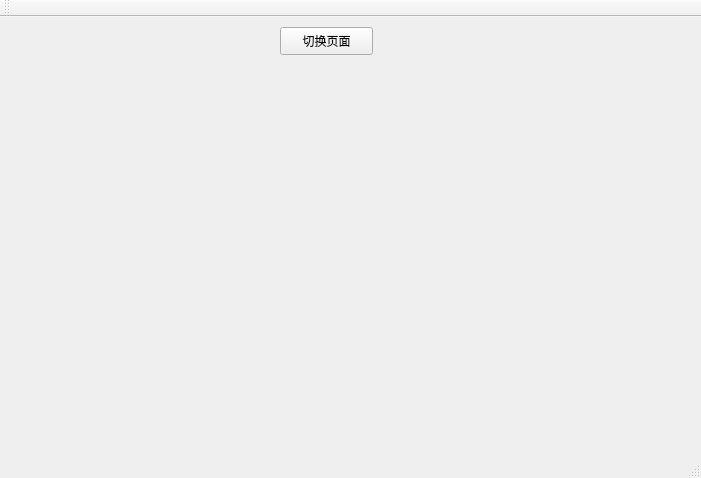
<?xml version="1.0" encoding="UTF-8"?>
<ui version="4.0">
 <class>MainWindow</class>
 <widget class="QMainWindow" name="MainWindow">
  <property name="geometry">
   <rect>
    <x>0</x>
    <y>0</y>
    <width>701</width>
    <height>478</height>
   </rect>
  </property>
  <property name="windowTitle">
   <string>MainWindow</string>
  </property>
  <widget class="QWidget" name="centralWidget">
   <widget class="QPushButton" name="pushButton">
    <property name="geometry">
     <rect>
      <x>280</x>
      <y>10</y>
      <width>93</width>
      <height>28</height>
     </rect>
    </property>
    <property name="text">
     <string>切换页面</string>
    </property>
   </widget>
  </widget>
  <widget class="QMenuBar" name="menuBar">
   <property name="geometry">
    <rect>
     <x>0</x>
     <y>0</y>
     <width>701</width>
     <height>26</height>
    </rect>
   </property>
  </widget>
  <widget class="QToolBar" name="mainToolBar">
   <attribute name="toolBarArea">
    <enum>TopToolBarArea</enum>
   </attribute>
   <attribute name="toolBarBreak">
    <bool>false</bool>
   </attribute>
  </widget>
  <widget class="QStatusBar" name="statusBar"/>
 </widget>
 <layoutdefault spacing="6" margin="11"/>
 <resources/>
 <connections/>
</ui>
